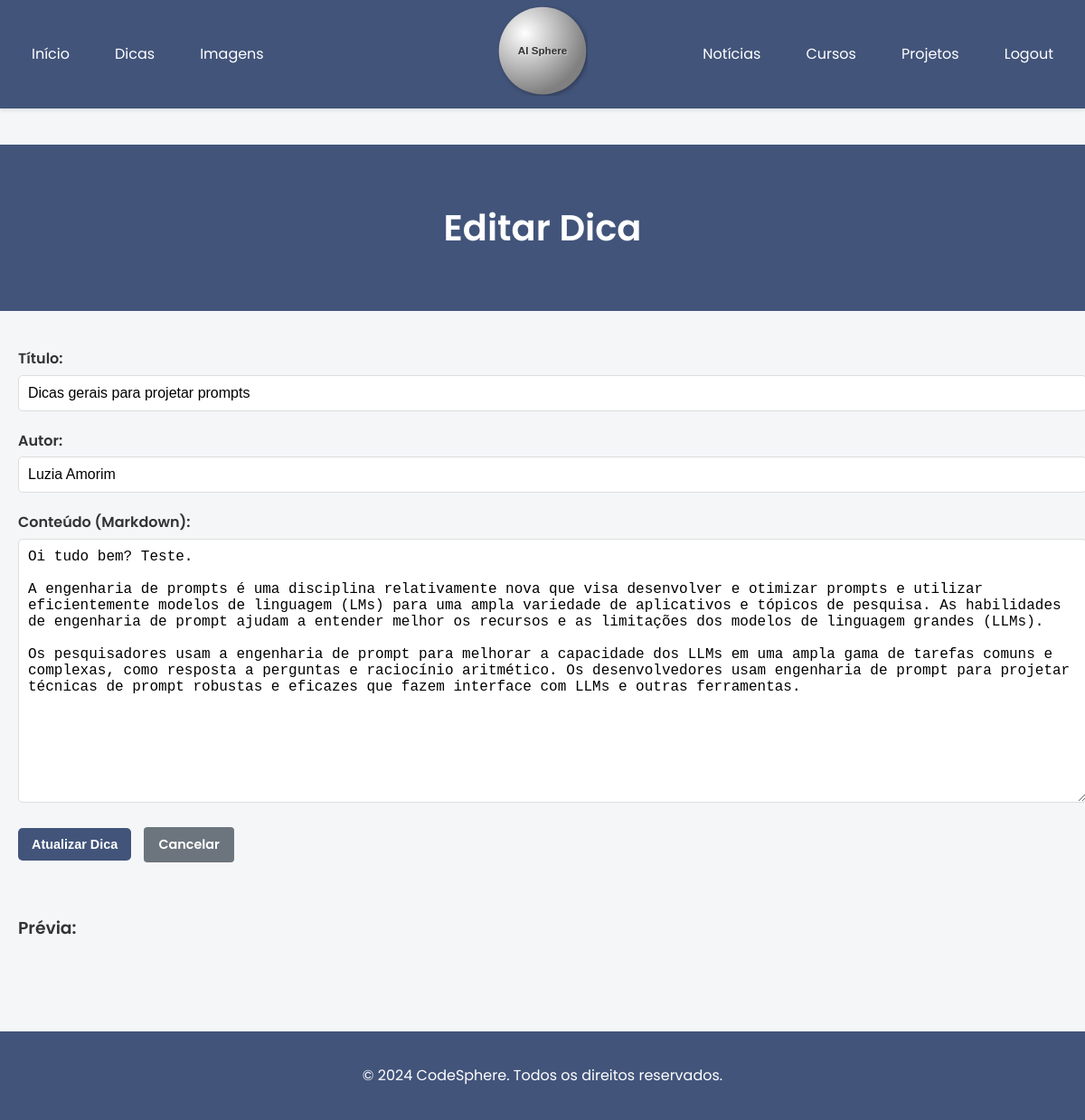
Screenshot of /editar/1 (signed in) with the database file from the repository.
### app.py (models this page shows)
class Dica(db.Model):
    id = db.Column(db.Integer, primary_key=True)
    titulo = db.Column(db.String(100), nullable=False)
    autor = db.Column(db.String(50), nullable=False)
    data_publicacao = db.Column(db.DateTime, nullable=False, default=datetime.utcnow)
    texto = db.Column(db.Text, nullable=False)

### app.py (the view, shortened to what this page needs)
@app.route('/editar/<int:id>', methods=['GET', 'POST'])
@login_required
def editar_dica(id):
    if not current_user.is_admin:
        flash('Acesso negado. Você precisa ser um administrador.', 'danger')
        return redirect(url_for('index'))
    dica = Dica.query.get_or_404(id)
    return render_template('editar_dica.html', dica=dica)

### app.py (called while the page is built)
@login_manager.user_loader
def load_user(user_id):
    return User.query.get(int(user_id))

### templates/editar_dica.html (shortened to what this page needs)
{% extends "base.html" %}
{% block content %}
<header>
    <div class="container">
        <h1>Editar Dica</h1>
    </div>
</header>
<main class="container">
    <form method="POST" class="edit-form">
        <div class="form-group">
            <label for="titulo">Título:</label>
            <input type="text" id="titulo" name="titulo" value="{{ dica.titulo }}" required class="form-control">
        </div>
        <div class="form-group">
            <label for="autor">Autor:</label>
            <input type="text" id="autor" name="autor" value="{{ dica.autor }}" required class="form-control">
        </div>
        <div class="form-group">
            <label for="texto">Conteúdo (Markdown):</label>
            <textarea id="texto" name="texto" rows="15" required class="form-control">{{ dica.texto }}</textarea>
        </div>
        <div class="form-group">
            <button type="submit" class="btn btn-primary">Atualizar Dica</button>
            <a href="{{ url_for('dicas') }}" class="btn btn-secondary">Cancelar</a>
        </div>
    </form>
    <div class="markdown-preview">
        <h3>Prévia:</h3>
    </div>
</main>
{% endblock %}

### static/styles.css (style rules this page uses)
:root { --primary-color: #42547a; --secondary-color: #42547a; --background-color: #f4f6f8; --card-background: #ffffff; --text-color: #333333; --shadow: 0 4px 6px rgba(0, 0, 0, 0.1); }
body { font-family: 'Poppins', sans-serif; background-color: var(--background-color); color: var(--text-color); line-height: 1.6; margin: 0; padding: 0; }
.container { max-width: 1200px; margin: 0 auto; padding: 0 20px; }
main { padding: 40px 0; }
header { background-color: var(--secondary-color); color: white; text-align: center; padding: 60px 0; margin-bottom: 40px; }
header h1 { margin: 0; font-size: 2.5rem; }
h1, h2, h3 { font-weight: 600; }
.btn { padding: 10px 15px; border: none; border-radius: 5px; cursor: pointer; font-size: 0.9em; font-weight: 600; text-align: center; text-decoration: none; display: inline-block; transition: background-color 0.3s ease, transform 0.1s ease; }
.btn-secondary { background-color: var(--secondary-color); color: white; }
.btn-primary { background-color: var(--primary-color); color: white; margin-bottom: 40px; text-align: right; }
.form-group { margin-bottom: 20px; }
.form-group label { display: block; margin-bottom: 5px; font-weight: 600; }
.form-control { width: 100%; padding: 10px; border: 1px solid #ddd; border-radius: 5px; font-size: 16px; }
.btn-secondary { background-color: #6c757d; color: white; text-decoration: none; padding: 8px 16px; border-radius: 4px; margin-left: 10px; }

### rows the page displays
Dica: titulo "Dicas gerais para projetar prompts", autor "Luzia Amorim", texto "Oi tudo bem? Teste. A engenharia de prompts é uma disciplina relativamente nova que visa desenvolver e otimizar prompts e utilizar eficientemente modelos de linguagem (LMs) para uma ampla variedade de aplicativos e tópicos de pesquisa. As habilidades de engenharia de prompt ajudam a entender melhor os recursos e as limitações dos modelos de linguagem grandes (LLMs). Os pesquisadores usam a engenharia de prompt para melhorar a capacidade dos LLMs em uma ampla gama de tarefas comuns e complexas, como resposta a perguntas e raciocínio aritmético. Os desenvolvedores usam engenharia de prompt para projetar técnicas de prompt robustas e eficazes que fazem interface com LLMs e outras ferramentas."
